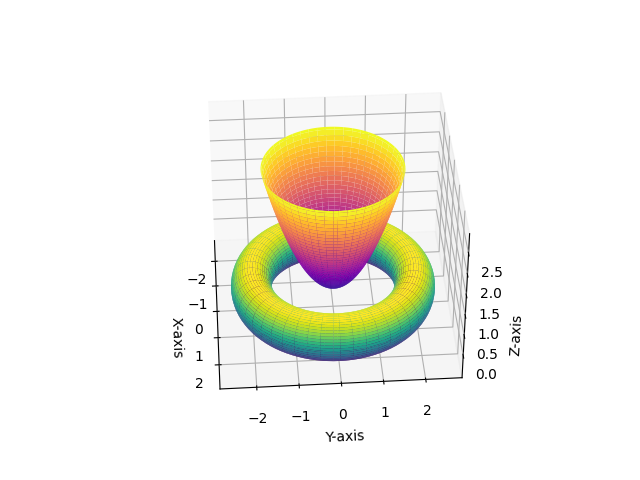

This figure's Python source:
import numpy as np
import matplotlib.pyplot as plt
from mpl_toolkits.mplot3d import Axes3D

# Torus parameters
R = 2  # Major radius of the torus
r = 0.5  # Minor radius of the torus

# Create a grid of theta and phi values for the torus visualization
theta = np.linspace(0, 2*np.pi, 100)
phi = np.linspace(0, 2*np.pi, 100)
theta, phi = np.meshgrid(theta, phi)

# Parametric equations for the torus surface
x_torus = (R + r * np.cos(phi)) * np.cos(theta)
y_torus = (R + r * np.cos(phi)) * np.sin(theta)
z_torus = r * np.sin(phi)

# Create a 3D figure for the torus
fig = plt.figure()
ax = fig.add_subplot(111, projection='3d')

# Plot the torus surface
ax.plot_surface(x_torus, y_torus, z_torus, cmap='viridis')

# Elliptic paraboloid parameters
u = np.linspace(0, 1.7, 100)
v = np.linspace(0, 2*np.pi, 100)
u, v = np.meshgrid(u, v)

# Parametric equations for the elliptic paraboloid surface
x_paraboloid = u * np.cos(v)
y_paraboloid = u * np.sin(v)
z_paraboloid = u**2

# Plot the elliptic paraboloid surface
ax.plot_surface(x_paraboloid, y_paraboloid, z_paraboloid, cmap='plasma')

# Set axis labels and show the plot
ax.set_xlabel('X-axis')
ax.set_ylabel('Y-axis')
ax.set_zlabel('Z-axis')
plt.show()
